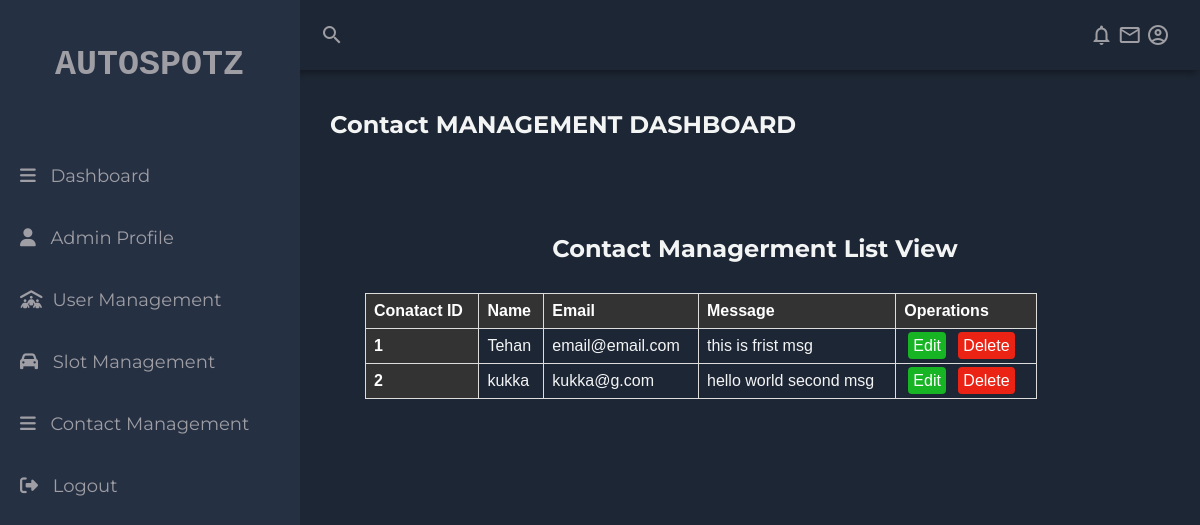
The page /cm-display.php on the database its author committed.
### tables this page shows
CREATE TABLE `contact` (
  `Msg_ID` int(6) NOT NULL,
  `Name` varchar(20) NOT NULL,
  `Email` varchar(20) NOT NULL,
  `Message` varchar(1000) NOT NULL
);

### cm-display.php (the view, shortened to what this page needs)
<?php
include 'config.php';
?>
<!DOCTYPE html>
<html lang="en">
<head>
    <link rel="stylesheet" href="css/cm-style.css">
    <link rel="stylesheet" href="https://cdnjs.cloudflare.com/ajax/libs/font-awesome/6.4.0/css/all.min.css" />
</head>
<body>
    <div class="grid-container">
      <header class="header">
        <div class="header-left">
          <span class="material-icons-outlined">search</span>
        </div>
        <div class="header-right">
          <span class="material-icons-outlined">notifications</span>
          <span class="material-icons-outlined">email</span>
          <span class="material-icons-outlined">account_circle</span>
        </div>
      </header>
      <aside id="sidebar">
        <div class="sidebar-title">
          <div class="sidebar-brand">
            <span>AUTOSPOTZ</span>
          </div>
        </div>
        <ul class="sidebar-list">
          <li class="sidebar-list-item">
            <a href="admindash.php" target="_self">
              <i class="fa-solid fa-bars"></i> Dashboard
            </a>
          </li>
            <li class="sidebar-list-item">
            <a href="ad-profile.php" target="_self">
              <i class="fa-solid fa-user"></i> Admin Profile
            </a>
          </li>
          <li class="sidebar-list-item">
            <a href="um-display.php" target="_self">
              <i class="fa-solid fa-people-roof"></i>User Management
            </a>
          </li>
          <li class="sidebar-list-item">
            <a href="sm-display.php" target="_self">
             <i class="fa-solid fa-car"></i> Slot Management
            </a>
          </li>
          <li class="sidebar-list-item">
            <a href="cm-display.php" target="_self">
              <i class="fa-solid fa-bars"></i> Contact Management
            </a>
          </li>
          <li class="sidebar-list-item">
            <a href="logout.php" >
             <i class="fa-solid fa-right-from-bracket"></i> Logout
            </a>
          </li>
        </ul>
      </aside>
      <main class="main-container">
        <div class="main-title">
          <h2>Contact MANAGEMENT DASHBOARD</h2>
        </div>
    <div class="container">
        <center><h2>Contact Managerment List View</h2></center>
    <table class="table">
        <tbody>
        <thead>
            <tr>
                <th scope="col">Conatact ID</th>
                <th scope="col">Name</th>
                <th scope="col">Email</th>
                <th scope="col">Message </th>
                <th scope="col">Operations</th>
            </tr>
        </thead>
        <?php
    $sql="SELECT * FROM  contact";
    $result=mysqli_query($conn,$sql);
    if($result){
        while( $row=mysqli_fetch_assoc($result)){
            $contactId=$row['Msg_ID'];
            $name=$row['Name'];
            $email=$row['Email'];
            $message=$row['Message'];
            echo '<tr>
            <th scope="row">'.$contactId.'</th>
            <td>'.$name.'</td>
            <td>'.$email.'</td>
            <td>'.$message.'</td>
            <td>
            <a type="button" class="up-btn" href="cm-edit.php?editid='.$contactId.'">Edit</a>
            <a type="button" class="dlt-btn" href="cm-delete.php?deleteid='.$contactId.'">Delete</a>
            </td>
        </tr>';
           }
      }
 ?>
    </tbody>
    </table>
    </div>
</body>
</html>

### css/cm-style.css (style rules this page uses)
body { margin: 0; padding: 0; background-color: #1d2634; color: #9e9ea4; font-family: "Montserrat", sans-serif; }
.material-icons-outlined { vertical-align: middle; line-height: 1px; font-size: 35px; }
.grid-container { display: grid; grid-template-columns: 260px 1fr 1fr 1fr; grid-template-rows: 0.2fr 3fr; grid-template-areas: "sidebar header header header" "sidebar main main main"; height: 100vh; }
.header { grid-area: header; height: 70px; margin-left: 30px; display: flex; align-items: center; justify-content: space-between; padding: 0 30px 0 30px; box-shadow: 0 6px 7px -3px rgba(0, 0, 0, 0.35); }
#sidebar { grid-area: sidebar; height: 100%; width: 300px; background-color: #263043; overflow-y: auto; transition: all 0.5s; -webkit-transition: all 0.5s; }
.sidebar-title { display: flex; justify-content: space-between; align-items: center; padding: 30px 50px 30px 30px; margin-bottom: 30px; }
.sidebar-brand { margin-top: 15px; margin-left: 25px; font-size: 35px; font-family: monospace; font-weight: 600; }
.sidebar-list { padding: 0; margin-top: 15px; list-style-type: none; }
.sidebar-list-item { padding: 20px 20px 20px 20px; font-size: 18px; }
.sidebar-list-item a i { margin-right: 10px; }
.sidebar-list-item > a { text-decoration: none; color: #9e9ea4; }
.main-container { grid-area: main; overflow-y: auto; padding: 20px 20px; color: rgba(255, 255, 255, 0.95); }
.main-title { display: flex; margin-left: 50px; justify-content: space-between; }
.container { padding: 5px; }
a { text-decoration: none; }
.table { font-family: Arial, Helvetica, sans-serif; border-collapse: collapse; width: 80%; margin-left: 50%; padding: 2px 2px; margin: 30px; }
.table td, .table th { border: 1px solid #ddd; padding: 8px; }
table th { padding-top: 12px; padding-bottom: 12px; text-align: left; background-color: #333; color: white; }
.up-btn { background-color: rgb(23, 180, 36); border-radius: 4px; border: none; color: white; padding: 5px; text-align: center; font-size: 16px; margin: 4px 4px; cursor: pointer; }
.dlt-btn { background-color: rgb(235, 35, 21); border-radius: 4px; border: none; color: white; padding: 5px; text-align: center; font-size: 16px; margin: 4px 4px; cursor: pointer; }
.container { margin-top: 50px; margin-left: 50px; }

### rows shown on the page
contact: Msg_ID "1", Name "Tehan", Email "email@email.com", Message "this is frist msg"
contact: Msg_ID "2", Name "kukka", Email "kukka@g.com", Message "hello world second msg"
